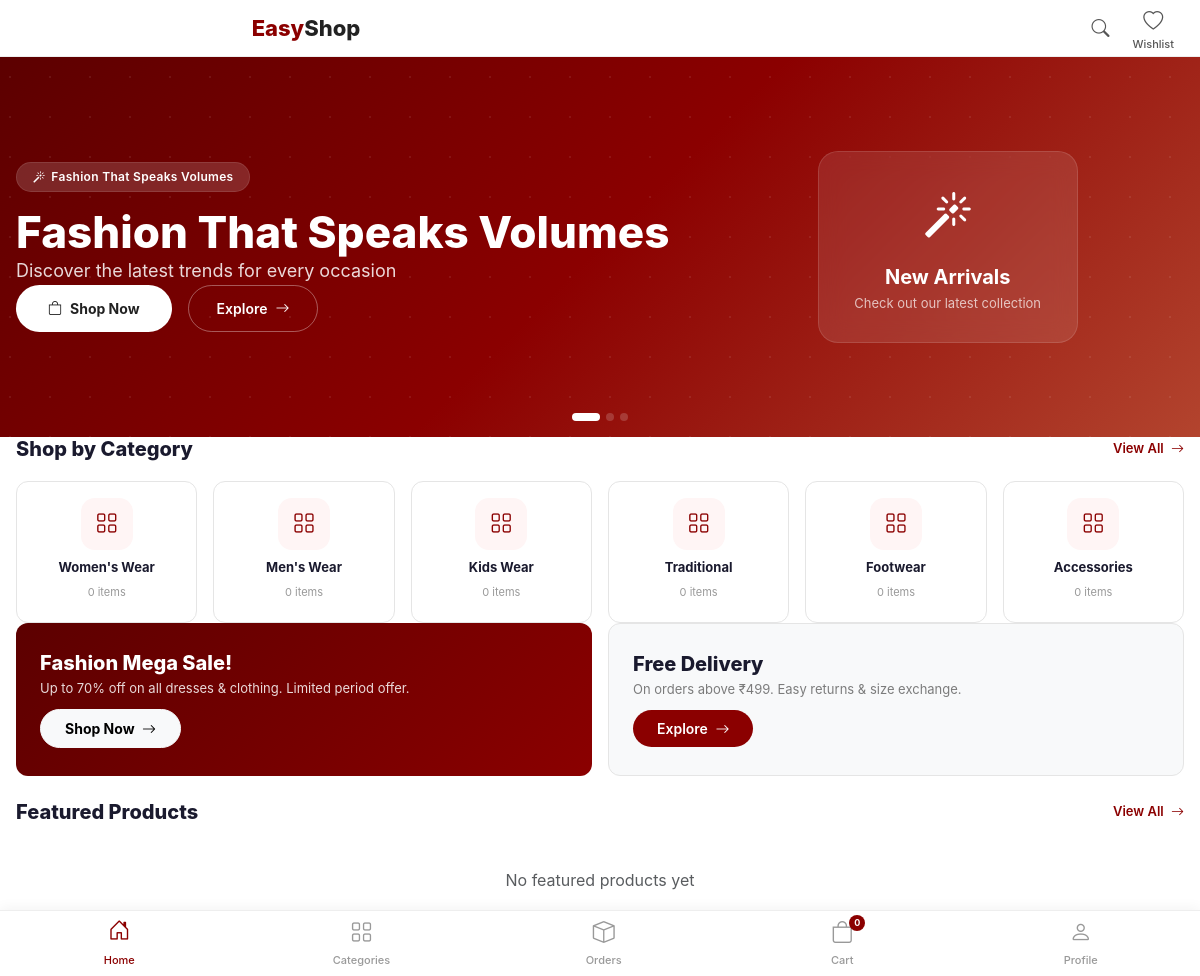
The page / on the database its author committed.
### tables this page shows
CREATE TABLE IF NOT EXISTS banners (
  id INT AUTO_INCREMENT PRIMARY KEY,
  title VARCHAR(200) DEFAULT NULL,
  subtitle VARCHAR(200) DEFAULT NULL,
  description TEXT DEFAULT NULL,
  link VARCHAR(255) DEFAULT NULL,
  image VARCHAR(255) NOT NULL,
  status TINYINT DEFAULT 1,
  sort_order INT DEFAULT 0,
  created_at TIMESTAMP DEFAULT CURRENT_TIMESTAMP
);

CREATE TABLE IF NOT EXISTS categories (
  id INT AUTO_INCREMENT PRIMARY KEY,
  name VARCHAR(100) NOT NULL,
  description TEXT DEFAULT NULL,
  image VARCHAR(255) DEFAULT NULL,
  status TINYINT DEFAULT 1,
  created_at TIMESTAMP DEFAULT CURRENT_TIMESTAMP
);

### index.php (the view, shortened to what this page needs)
<?php require_once 'includes/config.php'; include 'includes/header.php';
$banner_list = [];
$banner_q = mysqli_query($conn, "SELECT * FROM banners WHERE status=1 ORDER BY sort_order ASC, id ASC");
if ($banner_q) { while ($b = mysqli_fetch_assoc($banner_q)) { $banner_list[] = $b; } }
$cats_q = mysqli_query($conn, "SELECT c.*, (SELECT COUNT(*) FROM products p WHERE p.category_id=c.id AND p.status=1) as pcount FROM categories c WHERE c.status=1 ORDER BY c.id");
$cats = $cats_q ? $cats_q : false;
$featured_q = mysqli_query($conn, "SELECT p.*, c.name as cat_name FROM products p LEFT JOIN categories c ON p.category_id=c.id WHERE p.status=1 AND p.featured=1 ORDER BY RAND() LIMIT 6");
$featured = $featured_q ? $featured_q : false;
$all_colors = [];
$first_imgs = [];
$wishlist = $_SESSION['wishlist'] ?? [];
$wishlist_set = array_flip($wishlist);
$ratings = [];
?>
<section class="hero-carousel">
  <div id="heroCarousel" class="carousel slide carousel-fade" data-bs-ride="carousel" data-bs-interval="5000">
    <div class="carousel-indicators">
      <?php foreach ($banner_list as $bi => $b): ?>
        <button type="button" data-bs-target="#heroCarousel" data-bs-slide-to="<?php echo $bi; ?>" class="<?php echo $bi === 0 ? 'active' : ''; ?>"></button>
      <?php endforeach; ?>
    </div>
    <div class="carousel-inner">
      <?php
      $gradients = [
        'linear-gradient(135deg, var(--red-dark) 0%, var(--red) 50%, #b3442e 100%)',
        'linear-gradient(135deg, #1a1a2e 0%, var(--red-dark) 50%, var(--red) 100%)',
        'linear-gradient(135deg, #0a1628 0%, #1a1a2e 50%, var(--red-dark) 100%)',
        'linear-gradient(135deg, var(--red) 0%, var(--red-dark) 50%, #1a1a2e 100%)',
        'linear-gradient(135deg, #2d1a1a 0%, var(--red-dark) 50%, #1a1a2e 100%)',
      ];
      $icons = ['bi-magic', 'bi-lightning-fill', 'bi-truck', 'bi-star-fill', 'bi-fire'];
      foreach ($banner_list as $gi => $b):
        $img = $b['image'] && file_exists($b['image']) ? $b['image'] : '';
        $grad = $gradients[$gi % count($gradients)];
        $icon = $icons[$gi % count($icons)];
      ?>
        <div class="carousel-item <?php echo $gi === 0 ? 'active' : ''; ?>">
          <?php if ($img): ?>
            <div class="slide-bg-img" style="background-image:url('<?php echo $img; ?>');">
              <div class="slide-overlay"></div>
            </div>
          <?php else: ?>
            <div class="slide-bg" style="background: <?php echo $grad; ?>;">
              <div class="bg-pattern"></div>
            </div>
          <?php endif; ?>
          <div class="container">
            <div class="row">
              <div class="col-lg-7">
                <div class="slide-content">
                  <div class="slide-badge"><i class="bi <?php echo $icon; ?>"></i> <?php echo htmlspecialchars($b['title'] ?? 'New Collection'); ?></div>
                  <h1><?php echo nl2br(htmlspecialchars($b['title'] ?? '')); ?><span class="highlight"><?php echo htmlspecialchars($b['subtitle'] ?? ''); ?></span></h1>
                  <div class="d-flex gap-3 flex-wrap">
                    <a href="<?php echo htmlspecialchars($b['link'] ?? 'shop.php'); ?>" class="btn-white"><i class="bi bi-bag"></i> Shop Now</a>
                    <a href="#categories" class="btn-outline-white">Explore <i class="bi bi-arrow-right"></i></a>
                  </div>
                </div>
              </div>
              <div class="col-lg-5">
                <div class="slide-visual">
                  <div class="card-simple">
                    <?php if ($img): ?>
                      <div class="card-thumb"><img src="<?php echo $img; ?>" alt=""></div>
                      <div class="card-value"><?php echo htmlspecialchars($b['title'] ?? 'Featured'); ?></div>
                      <div class="card-label">Shop the latest trends</div>
                    <?php else: ?>
                      <i class="bi <?php echo $icon; ?> big-icon"></i>
                      <div class="card-value">New Arrivals</div>
                      <div class="card-label">Check out our latest collection</div>
                    <?php endif; ?>
                  </div>
                </div>
              </div>
            </div>
          </div>
        </div>
      <?php endforeach; ?>
    </div>
  </div>
</section>
<section class="section" id="categories">
  <div class="container">
    <div class="section-title d-flex align-items-center justify-content-between">
      <h3>Shop by Category</h3>
      <a href="shop.php" class="see-all">View All <i class="bi bi-arrow-right ms-1"></i></a>
    </div>
    <div class="row g-3">
      <?php if ($cats): while ($c = mysqli_fetch_assoc($cats)):
        $cimg = $c['image'] && file_exists($c['image']) ? $c['image'] : '';
      ?>
        <div class="col-6 col-md-4 col-lg-2">
          <a href="shop.php?category=<?php echo $c['id']; ?>" class="cat-card">
            <?php if ($cimg): ?>
              <div class="cat-img"><img src="<?php echo $cimg; ?>" alt="<?php echo $c['name']; ?>"></div>
            <?php else: ?>
              <div class="icon"><i class="bi bi-grid"></i></div>
            <?php endif; ?>
            <h6><?php echo $c['name']; ?></h6>
            <small><?php echo $c['pcount']; ?> items</small>
          </a>
        </div>
      <?php endwhile; endif; ?>
    </div>
  </div>
</section>
<section class="pb-4">
  <div class="container">
    <div class="row g-3">
      <div class="col-md-6">
        <div class="banner-card" style="background: linear-gradient(135deg, var(--red-dark), var(--red)); color: #fff;">
          <h4>Fashion Mega Sale!</h4>
          <p>Up to 70% off on all dresses & clothing. Limited period offer.</p>
          <a href="shop.php" class="btn btn-light fw-bold rounded-pill px-4 py-2 align-self-start" style="font-size: 14px;">Shop Now <i class="bi bi-arrow-right ms-1"></i></a>
        </div>
      </div>
      <div class="col-md-6">
        <div class="banner-card" style="background: #f8f9fa; border: 1px solid #e5e5e5;">
          <h4 style="color: var(--dark);">Free Delivery</h4>
          <p style="color: var(--gray4);">On orders above ₹499. Easy returns & size exchange.</p>
          <a href="shop.php" class="btn btn-red rounded-pill px-4 py-2 align-self-start" style="font-size: 14px;">Explore <i class="bi bi-arrow-right ms-1"></i></a>
        </div>
      </div>
    </div>
  </div>
</section>
<section class="section" id="featured">
  <div class="container">
    <div class="section-title d-flex align-items-center justify-content-between">
      <h3>Featured Products</h3>
      <a href="shop.php" class="see-all">View All <i class="bi bi-arrow-right ms-1"></i></a>
    </div>
    <div class="row g-3">
      <?php if ($featured && mysqli_num_rows($featured) > 0):
        while ($p = mysqli_fetch_assoc($featured)):
          $discount = $p['old_price'] > 0 ? round((1 - $p['price']/$p['old_price'])*100) : 0;
      ?>
        <div class="col-6 col-md-4 col-lg-4">
          <a href="product-detail.php?id=<?php echo $p['id']; ?>" class="product-card">
            <div class="img-wrap">
              <?php if ($discount > 0): ?><span class="badge-top"><?php echo $discount; ?>% OFF</span><?php endif; ?>
              <button class="wishlist-btn <?php echo isset($wishlist_set[$p['id']]) ? 'active' : ''; ?>" data-id="<?php echo $p['id']; ?>" onclick="event.preventDefault(); toggleWishlist(<?php echo $p['id']; ?>, this)" style="position:absolute;top:8px;right:8px;z-index:2;width:34px;height:34px;border-radius:50%;border:none;background:#fff;box-shadow:0 2px 8px rgba(0,0,0,0.12);cursor:pointer;display:flex;align-items:center;justify-content:center;font-size:17px;transition:0.2s;color:<?php echo isset($wishlist_set[$p['id']]) ? '#dc2626' : '#bbb'; ?>;"><i class="bi bi-heart<?php echo isset($wishlist_set[$p['id']]) ? '-fill' : ''; ?>"></i></button>
              <?php $p_img = $first_imgs[$p['id']] ?? $p['image']; ?>
              <?php if ($p_img): ?>
                <img src="<?php echo $p_img; ?>" alt="<?php echo $p['name']; ?>" style="width:100%;height:100%;object-fit:cover;">
              <?php else: ?>
                <i class="bi bi-handbag"></i>
              <?php endif; ?>
            </div>
            <div class="body">
              <div class="cat"><?php echo $p['cat_name']; ?></div>
              <div class="title"><?php echo $p['name']; ?></div>
              <?php if (isset($ratings[$p['id']])): ?>
                <div class="rating">
                  <span class="green"><?php echo $ratings[$p['id']]['avg']; ?><i class="bi bi-star-fill" style="font-size:10px;margin-left:2px;"></i></span>
                  <span style="color:#999;">(<?php echo $ratings[$p['id']]['total']; ?>)</span>
                </div>
              <?php endif; ?>
              <div class="price">₹<?php echo number_format($p['price']); ?>
                <?php if ($p['old_price'] > 0): ?>
                  <span class="old">₹<?php echo number_format($p['old_price']); ?></span>
                  <span class="off"><?php echo $discount; ?>% off</span>
                <?php endif; ?>
              </div>
              <?php if (!empty($all_colors[$p['id']])): ?>
                <div style="display:flex;gap:3px;margin:6px 0;">
                  <?php foreach (array_slice($all_colors[$p['id']], 0, 4) as $col): ?>
                    <span style="display:inline-block;width:14px;height:14px;border-radius:50%;background:<?php echo $col['color_code'] ?? '#ccc'; ?>;border:1px solid #ddd;"></span>
                  <?php endforeach; ?>
                  <?php if (count($all_colors[$p['id']]) > 4): ?>
                    <span style="font-size:10px;color:#999;line-height:14px;">+<?php echo count($all_colors[$p['id']]) - 4; ?></span>
                  <?php endif; ?>
                </div>
              <?php endif; ?>
              <?php if ($p['free_delivery']): ?><div class="delivery"><i class="bi bi-truck"></i> Free Delivery</div><?php endif; ?>
            </div>
          </a>
        </div>
      <?php endwhile; else: ?>
        <div class="col-12 text-center py-4 text-muted">No featured products yet</div>
      <?php endif; ?>
    </div>
  </div>
</section>
<?php include 'includes/footer.php'; ?>

### rows shown on the page
banners: title "Fashion That Speaks Volumes", subtitle "Discover the latest trends for every occasion"
categories: name "Women's Wear", pcount "0"
categories: name "Men's Wear", pcount "0"
categories: name "Kids Wear", pcount "0"
categories: name "Traditional", pcount "0"
categories: name "Footwear", pcount "0"
categories: name "Accessories", pcount "0"

### other values the page prints
array_sum(array_column($cart, 'qty')) "0"
